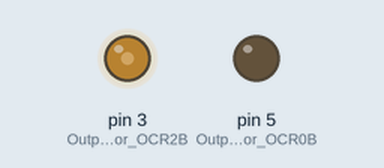
The sketch below on a simulated Arduino Uno, built with avr-gcc and run on an emulated ATmega328P. On the bench: output pins drawn as LEDs (lit = HIGH). At 0.0 s the program stops and its outputs stay as they are.

Above: at 0.1 s.
Timing chart, 0 to 1.5 s (numbered marks = the images above):
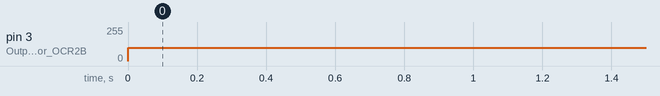

Measured:
- by itself, pin 3 (Output_pin_for_OCR2B): 0/255 → 100/255 at 0.00 s

The sketch:

_200kHz.ino
```cpp
// A sketch that creates an 8 MHz, 50% duty cycle PWM and a 250 kHz,
// 6-bit resolution PWM with varying duty cycle (changes every 5 µs
// or about every period.

#include <avr/io.h>
#include <util/delay.h>

int main(void)
{
  pinMode(3, OUTPUT); // Output pin for OCR2B
  pinMode(5, OUTPUT); // Output pin for OCR0B

  // Set up the 250 kHz output
  TCCR2A = bit(COM2A1) | bit(COM2B1) | bit(WGM21) | bit(WGM20);
  TCCR2B = bit(WGM22) | bit(CS20);
  OCR2A = 79;
  OCR2B = 31;

  // Set up the 8 MHz output
  TCCR0A = bit(COM0A1) | bit(COM0B1) | bit(WGM01) | bit(WGM00);
  TCCR0B = bit(WGM02) | bit(CS00);
  OCR0A = 1;
  OCR0B = 0;
}
```
